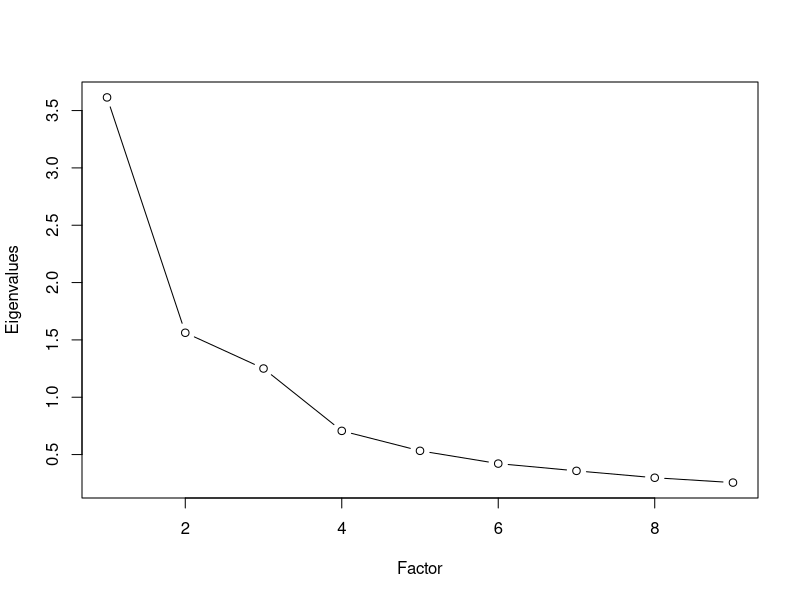

This figure's R source:
# % setup ----
# install.packages("lavaan")

library(lavaan)

dat <- HolzingerSwineford1939[HolzingerSwineford1939$school=="Grant-White",]
dat <- dat[, -c(1:6)]

names(dat) <- c("visual", "cubes", "lozenge", "paragraph", "sentence", "wordm",
                "add", "counting", "straight")
dat[1:3, ]
# % Preparing Data ----
fa.cor <- cor(dat)

# % Determining the Number of Factors ----
fa.eigen <- eigen(fa.cor)
fa.eigen$values
sum(fa.eigen$values)

fa.eigen$values   # rule 1

cumsum(fa.eigen$values)/9   # rule 2

# Cattell's Scree Plot
plot(fa.eigen$values, type = "b", ylab = "Eigenvalues", xlab = "Factor")

# % Estimation of Model/Factor Analysis ----
fa.res <- factanal(x = dat, factors = 4, rotation = "none")
fa.res

# % Factor Rotation ----
fa.res <- factanal(x = dat, factors = 4, rotation = "promax")
print(fa.res, cut = 0.2)

# % Factor Score ----
fa.res <- factanal(x = dat, factors = 4, rotation = "promax", scores = "Bartlett")
head(fa.res$scores)

summary(lm(Factor2 ~ Factor1, data = as.data.frame(fa.res$scores)))
